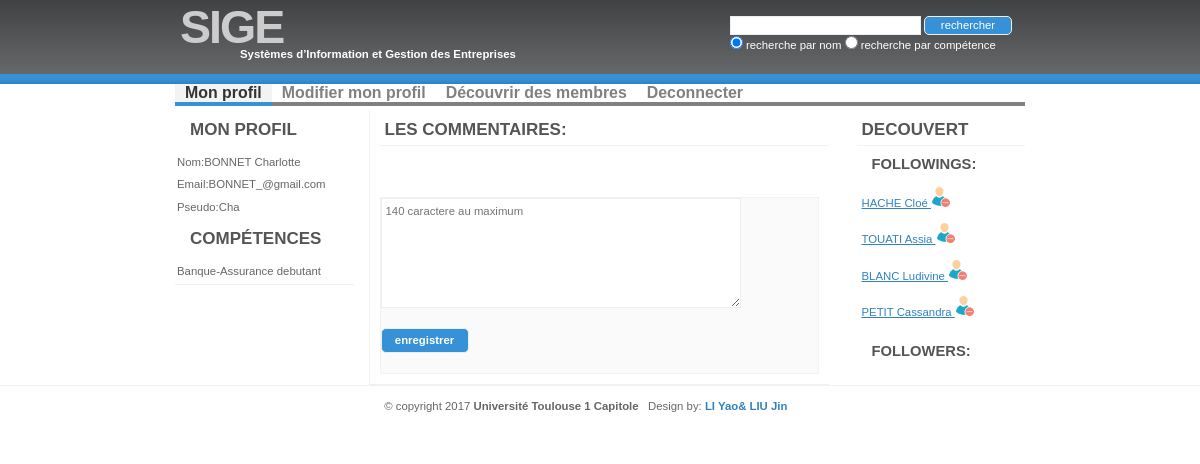
/profil.php (signed in), run on the app's committed database.
### tables this page shows
CREATE TABLE `MEMBRES` (
  `IDM`INTEGER(2) NOT NULL AUTO_INCREMENT ,
  `NOMM` CHAR(32) NOT NULL  ,
  `PRENOMM`CHAR(32) NOT NULL  ,
  `PSEUDOM` CHAR(32) NOT NULL  ,
  `EMAILM` CHAR(255) NOT NULL,
  `PASSWORD`  CHAR(6) NOT NULL
   ,
  PRIMARY KEY (`IDM`)
  

);

### profil.php (the view, shortened to what this page needs)
<!DOCTYPE html>
<html>
    <head>
         <link href="styleprofil.css" rel="stylesheet" type="text/css" media="all" />
    </head>
<body>
<div id="wrap">
<div id="header">
		<h1 id="logo">SI<span class="blue">GE</span></h1>
		<h2 id="slogan">Systèmes d’Information et Gestion des Entreprises</h2>
		<form class="searchform "action="recherche_resultat.php" method="get">
			<input type="text" name="recherche"size="25" required>   <input type="submit" class="button" value="rechercher"></br>
			<input type="radio" name="limit" value="nom" checked>	recherche par nom
			<input type="radio" name="limit" value="competence">	recherche par compétence
		</form>
	</div>
<div id="menu">
		<ul>
			<li id="current"> <a href="profil.php">Mon profil</a></li>
			<li><a href="modifier.php">Modifier mon profil</a></li>
			<li><a href="recherche.php">Découvrir des membres</a></li>
			<li><a href="deconnexion.php">Deconnecter</a></li>
		</ul>
	</div>
<div id="three-column" class="container">
<?php
        require("fonction.php");
	$connection=connectBD();
 ?>
<?php
       $idm=$_SESSION["idm"];
?>
    <div class="sous">
        <form action ="dejalaisser.php" method="GET" >
		<textarea cols=60 rows=10 name="commentaire" placeholder="140 caractere au maximum" maxlength="140" required></textarea></br>
		<input class="button" type="submit" value="enregistrer">
        </form>
    </div>
            <?php
      echo"</div>";
   echo " <div id='tbox3'> ";
   echo ("<h1>Decouvert</h1>");
   echo "<h2>Followings:</h2>";
   $sql="select m2.NOMM, m2.PRENOMM,m2.PSEUDOM,m2.IDM
        from MEMBRES m1,MEMBRES m2, SUIVRE s
        where m2.IDM=s.IDM_1
        and  m1.IDM=s.IDM
        and m1.IDM=$idm";
     $res=mysqli_query($connection,$sql);
   while($ligne=mysqli_fetch_array($res)){
   echo("<p><a href='profil2.php?idmamis=".$ligne["IDM"]."'>".utf8_encode($ligne["NOMM"]." ".$ligne["PRENOMM"])." </a>");
    suivre($connection,$idm, $ligne["IDM"]);
     echo "</p>";
   }
echo "<h2>Followers:</h2>";
    echo "</div>";
    ?>
</div>
		<div id="footer">
			<p>
			&copy; copyright 2017 <strong>Université Toulouse 1 Capitole</strong>&nbsp;&nbsp;
			Design by: <a href="#">LI Yao& LIU Jin</a>
			</p>
		</div>
    </body>
</html>

### fonction.php (shortened to what this page needs)
<!DOCTYPE html>
<html>
    <head>
    </head>
    <body>
       <?php
        function suivre($connection,$idm, $idmsuis){
            $sql="SELECT * FROM SUIVRE WHERE IDM=$idm AND IDM_1=".$idmsuis;
	$ordre=mysqli_query($connection,$sql);
	$nb=mysqli_num_rows($ordre);
	if ($idm!=$idmsuis and $nb==0){
            echo "<a href='suivre.php?idmrecherche=".$idmsuis."&sui=suivre'>"
                    . "<img width='30px' src='images/suivre.png'></img></a>";
        }
        else{
            if($idm!=$idmsuis and $nb!=0){
            echo "<a href='suivre.php?idmrecherche=".$idmsuis."&sui=nesuivreplus'>"
                    . "<img width='30px' src='images/nesuivre.png'></img></a>";
        }
        }
        }
   ?>

### styleprofil.css (style rules this page uses)
* { margin: 0; padding: 0; }
body { margin: 0; padding: 0; font: 71%/1.8em Verdana, 'Trebuchet MS', Arial, Sans-serif; background: url(images/headerbg-blue.gif) repeat-x; color: #666666; text-align: center; }
h1,h2 { font: bold 1em 'Trebuchet MS', Tahoma, Sans-serif; text-transform: uppercase; color: #555; }
h1 { font-size: 1.5em; }
h2 { font-size: 1.3em; }
#header .searchform { position: absolute; top: 5px; right: 3px; background:none; border:none; color:#fff; }
#header .searchform input { padding: 0px; margin:0px; font: normal 1em/1.5em Verdana, sans-serif; }
.button { width: 88px; font: bold 1em 'Trebuchet MS', Tahoma, Sans-serif; line-height: 15px; text-align: center; color: #fff; border-radius: 5px; margin:0 20px 20px 0; position: relative; overflow: hidden; background: #3791d7; }
a { background: inherit; color: #3182C0; }
a img { width:20px; }
p, h1, h2, h3 { margin: 10px 15px; }
ul, ol { list-style:none; margin: 10px 30px; padding: 0 15px; }
form { margin:10px; padding: 0; border: 1px solid #f2f2f2; background-color: #FAFAFA; }
input { padding: 4px; border:1px solid #eee; font: normal 1em/1.5em Verdana, sans-serif; color:#777; }
textarea { width:350px; padding:4px; font: normal 1em/1.5em Verdana, sans-serif; border:1px solid #eee; height:100px; display:block; color:#777; }
#menu { clear: both; margin: 0; padding: 0; }
#menu ul { position: relative; bottom: 4px; margin: 0; padding: 0; float: left; font: bold 1.4em 'Trebuchet MS', Tahoma, Arial, Sans-serif; width: 850px; border: 1px solid #808080; border-width: 0 0 4px 0; list-style: none; }
#menu ul li { display: inline; }
#menu ul li a { position: relative; bottom: -4px; float: left; color: #808080; padding: 0px 10px; text-decoration: none; background: white url(menudivide.gif) repeat-y right top; border-bottom: 4px solid #808080; }
#menu ul li#current a { color: #333; background-color: #F3F3F3; border-bottom: 4px solid #3791D7; }
* #wrap { margin: 0 auto; width: 850px; text-align: left; background: #FFF; }
#three-column { clear:both; margin: 0; padding:0; width: 850px; }
#header { position: relative; background: url(images/headerbg-blue.gif) repeat-x; height: 84px; }
#header h1#logo { position: absolute; margin: 0; padding: 0; font: bolder 4.1em 'Trebuchet MS', Arial, Sans-serif; letter-spacing: -2px; color: #CCC; text-transform: UPPERCASE; top: 0; left: 5px; }
#header h2#slogan { position: absolute; margin: 0; padding: 0; font: bold 1em 'Trebuchet MS', Arial, Sans-serif; text-transform: none; color: #FFF; top: 48px; left:65px; }
#tbox2 h1, #tbox3 h1 { padding: 10px 0 5px 5px; margin: 0 0 0 10px; text-transform: uppercase; border-bottom: 1px solid #f2f2f2; }
#tbox3 h2 { padding: 10px 0 5px 5px; margin: 0 0 0 20px; text-transform: uppercase; }
#tbox3 { float: right; width: 21%; padding: 0; }
#footer { clear:both; background: #FFF url(footerbg.gif) repeat-x left top; border-top: 1px solid #F2F2F2; text-align: center; height: 50px; }
#footer a { text-decoration: none; font-weight: bold; }

### data on the page
membres: utf8_encode($ligne["NOMM"]." ".$ligne["PRENOMM"]) "HACHE Cloé"
membres: utf8_encode($ligne["NOMM"]." ".$ligne["PRENOMM"]) "TOUATI Assia"
membres: utf8_encode($ligne["NOMM"]." ".$ligne["PRENOMM"]) "BLANC Ludivine"
membres: utf8_encode($ligne["NOMM"]." ".$ligne["PRENOMM"]) "PETIT Cassandra"
